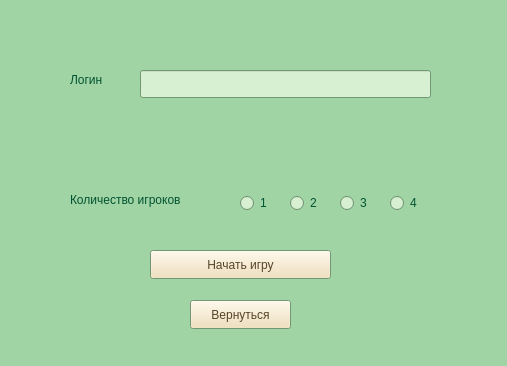
<?xml version="1.0" encoding="UTF-8"?>
<ui version="4.0">
 <class>NewGameWindow</class>
 <widget class="QWidget" name="NewGameWindow">
  <property name="geometry">
   <rect>
    <x>0</x>
    <y>0</y>
    <width>507</width>
    <height>366</height>
   </rect>
  </property>
  <property name="palette">
   <palette>
    <active>
     <colorrole role="WindowText">
      <brush brushstyle="SolidPattern">
       <color alpha="255">
        <red>2</red>
        <green>83</green>
        <blue>49</blue>
       </color>
      </brush>
     </colorrole>
     <colorrole role="Button">
      <brush brushstyle="SolidPattern">
       <color alpha="255">
        <red>240</red>
        <green>221</green>
        <blue>177</blue>
       </color>
      </brush>
     </colorrole>
     <colorrole role="Light">
      <brush brushstyle="SolidPattern">
       <color alpha="255">
        <red>255</red>
        <green>255</green>
        <blue>255</blue>
       </color>
      </brush>
     </colorrole>
     <colorrole role="Text">
      <brush brushstyle="SolidPattern">
       <color alpha="255">
        <red>2</red>
        <green>83</green>
        <blue>49</blue>
       </color>
      </brush>
     </colorrole>
     <colorrole role="BrightText">
      <brush brushstyle="SolidPattern">
       <color alpha="255">
        <red>2</red>
        <green>83</green>
        <blue>49</blue>
       </color>
      </brush>
     </colorrole>
     <colorrole role="ButtonText">
      <brush brushstyle="SolidPattern">
       <color alpha="255">
        <red>85</red>
        <green>69</green>
        <blue>40</blue>
       </color>
      </brush>
     </colorrole>
     <colorrole role="Base">
      <brush brushstyle="SolidPattern">
       <color alpha="255">
        <red>215</red>
        <green>240</green>
        <blue>209</blue>
       </color>
      </brush>
     </colorrole>
     <colorrole role="Window">
      <brush brushstyle="SolidPattern">
       <color alpha="255">
        <red>160</red>
        <green>212</green>
        <blue>164</blue>
       </color>
      </brush>
     </colorrole>
     <colorrole role="Highlight">
      <brush brushstyle="SolidPattern">
       <color alpha="255">
        <red>89</red>
        <green>159</green>
        <blue>118</blue>
       </color>
      </brush>
     </colorrole>
     <colorrole role="HighlightedText">
      <brush brushstyle="SolidPattern">
       <color alpha="255">
        <red>211</red>
        <green>240</green>
        <blue>191</blue>
       </color>
      </brush>
     </colorrole>
     <colorrole role="AlternateBase">
      <brush brushstyle="SolidPattern">
       <color alpha="255">
        <red>186</red>
        <green>223</green>
        <blue>180</blue>
       </color>
      </brush>
     </colorrole>
     <colorrole role="ToolTipText">
      <brush brushstyle="SolidPattern">
       <color alpha="255">
        <red>2</red>
        <green>83</green>
        <blue>49</blue>
       </color>
      </brush>
     </colorrole>
    </active>
    <inactive>
     <colorrole role="WindowText">
      <brush brushstyle="SolidPattern">
       <color alpha="255">
        <red>2</red>
        <green>83</green>
        <blue>49</blue>
       </color>
      </brush>
     </colorrole>
     <colorrole role="Button">
      <brush brushstyle="SolidPattern">
       <color alpha="255">
        <red>240</red>
        <green>221</green>
        <blue>177</blue>
       </color>
      </brush>
     </colorrole>
     <colorrole role="Light">
      <brush brushstyle="SolidPattern">
       <color alpha="255">
        <red>255</red>
        <green>255</green>
        <blue>255</blue>
       </color>
      </brush>
     </colorrole>
     <colorrole role="Text">
      <brush brushstyle="SolidPattern">
       <color alpha="255">
        <red>2</red>
        <green>83</green>
        <blue>49</blue>
       </color>
      </brush>
     </colorrole>
     <colorrole role="BrightText">
      <brush brushstyle="SolidPattern">
       <color alpha="255">
        <red>2</red>
        <green>83</green>
        <blue>49</blue>
       </color>
      </brush>
     </colorrole>
     <colorrole role="ButtonText">
      <brush brushstyle="SolidPattern">
       <color alpha="255">
        <red>85</red>
        <green>69</green>
        <blue>40</blue>
       </color>
      </brush>
     </colorrole>
     <colorrole role="Base">
      <brush brushstyle="SolidPattern">
       <color alpha="255">
        <red>215</red>
        <green>240</green>
        <blue>209</blue>
       </color>
      </brush>
     </colorrole>
     <colorrole role="Window">
      <brush brushstyle="SolidPattern">
       <color alpha="255">
        <red>160</red>
        <green>212</green>
        <blue>164</blue>
       </color>
      </brush>
     </colorrole>
     <colorrole role="Highlight">
      <brush brushstyle="SolidPattern">
       <color alpha="255">
        <red>89</red>
        <green>159</green>
        <blue>118</blue>
       </color>
      </brush>
     </colorrole>
     <colorrole role="HighlightedText">
      <brush brushstyle="SolidPattern">
       <color alpha="255">
        <red>211</red>
        <green>240</green>
        <blue>191</blue>
       </color>
      </brush>
     </colorrole>
     <colorrole role="AlternateBase">
      <brush brushstyle="SolidPattern">
       <color alpha="255">
        <red>186</red>
        <green>223</green>
        <blue>180</blue>
       </color>
      </brush>
     </colorrole>
     <colorrole role="ToolTipText">
      <brush brushstyle="SolidPattern">
       <color alpha="255">
        <red>2</red>
        <green>83</green>
        <blue>49</blue>
       </color>
      </brush>
     </colorrole>
    </inactive>
    <disabled>
     <colorrole role="Button">
      <brush brushstyle="SolidPattern">
       <color alpha="255">
        <red>240</red>
        <green>221</green>
        <blue>177</blue>
       </color>
      </brush>
     </colorrole>
     <colorrole role="Light">
      <brush brushstyle="SolidPattern">
       <color alpha="255">
        <red>255</red>
        <green>255</green>
        <blue>255</blue>
       </color>
      </brush>
     </colorrole>
     <colorrole role="BrightText">
      <brush brushstyle="SolidPattern">
       <color alpha="255">
        <red>2</red>
        <green>83</green>
        <blue>49</blue>
       </color>
      </brush>
     </colorrole>
     <colorrole role="Base">
      <brush brushstyle="SolidPattern">
       <color alpha="255">
        <red>160</red>
        <green>212</green>
        <blue>164</blue>
       </color>
      </brush>
     </colorrole>
     <colorrole role="Window">
      <brush brushstyle="SolidPattern">
       <color alpha="255">
        <red>160</red>
        <green>212</green>
        <blue>164</blue>
       </color>
      </brush>
     </colorrole>
     <colorrole role="HighlightedText">
      <brush brushstyle="SolidPattern">
       <color alpha="255">
        <red>211</red>
        <green>240</green>
        <blue>191</blue>
       </color>
      </brush>
     </colorrole>
     <colorrole role="AlternateBase">
      <brush brushstyle="SolidPattern">
       <color alpha="255">
        <red>186</red>
        <green>223</green>
        <blue>180</blue>
       </color>
      </brush>
     </colorrole>
     <colorrole role="ToolTipText">
      <brush brushstyle="SolidPattern">
       <color alpha="255">
        <red>2</red>
        <green>83</green>
        <blue>49</blue>
       </color>
      </brush>
     </colorrole>
    </disabled>
   </palette>
  </property>
  <property name="windowTitle">
   <string>Form</string>
  </property>
  <widget class="QLineEdit" name="startGameLogin">
   <property name="geometry">
    <rect>
     <x>140</x>
     <y>70</y>
     <width>291</width>
     <height>28</height>
    </rect>
   </property>
  </widget>
  <widget class="QLabel" name="label">
   <property name="geometry">
    <rect>
     <x>70</x>
     <y>70</y>
     <width>63</width>
     <height>20</height>
    </rect>
   </property>
   <property name="text">
    <string>Логин</string>
   </property>
  </widget>
  <widget class="QPushButton" name="startGameButton">
   <property name="geometry">
    <rect>
     <x>150</x>
     <y>250</y>
     <width>181</width>
     <height>29</height>
    </rect>
   </property>
   <property name="text">
    <string>Начать игру</string>
   </property>
  </widget>
  <widget class="QRadioButton" name="onePlayerGameChoice">
   <property name="geometry">
    <rect>
     <x>240</x>
     <y>190</y>
     <width>41</width>
     <height>26</height>
    </rect>
   </property>
   <property name="text">
    <string>1</string>
   </property>
  </widget>
  <widget class="QRadioButton" name="twoPlayerGameChoice">
   <property name="geometry">
    <rect>
     <x>290</x>
     <y>190</y>
     <width>41</width>
     <height>26</height>
    </rect>
   </property>
   <property name="text">
    <string>2</string>
   </property>
  </widget>
  <widget class="QRadioButton" name="threePlayerGameChoice">
   <property name="geometry">
    <rect>
     <x>340</x>
     <y>190</y>
     <width>41</width>
     <height>26</height>
    </rect>
   </property>
   <property name="text">
    <string>3</string>
   </property>
  </widget>
  <widget class="QRadioButton" name="fourPlayerGameChoice">
   <property name="geometry">
    <rect>
     <x>390</x>
     <y>190</y>
     <width>41</width>
     <height>26</height>
    </rect>
   </property>
   <property name="font">
    <font>
     <pointsize>9</pointsize>
     <kerning>true</kerning>
    </font>
   </property>
   <property name="text">
    <string>4</string>
   </property>
  </widget>
  <widget class="QLabel" name="label_3">
   <property name="geometry">
    <rect>
     <x>70</x>
     <y>190</y>
     <width>141</width>
     <height>20</height>
    </rect>
   </property>
   <property name="text">
    <string>Количество игроков</string>
   </property>
  </widget>
  <widget class="QPushButton" name="backToMenuButton">
   <property name="geometry">
    <rect>
     <x>190</x>
     <y>300</y>
     <width>101</width>
     <height>29</height>
    </rect>
   </property>
   <property name="text">
    <string>Вернуться</string>
   </property>
  </widget>
 </widget>
 <resources/>
 <connections/>
</ui>
